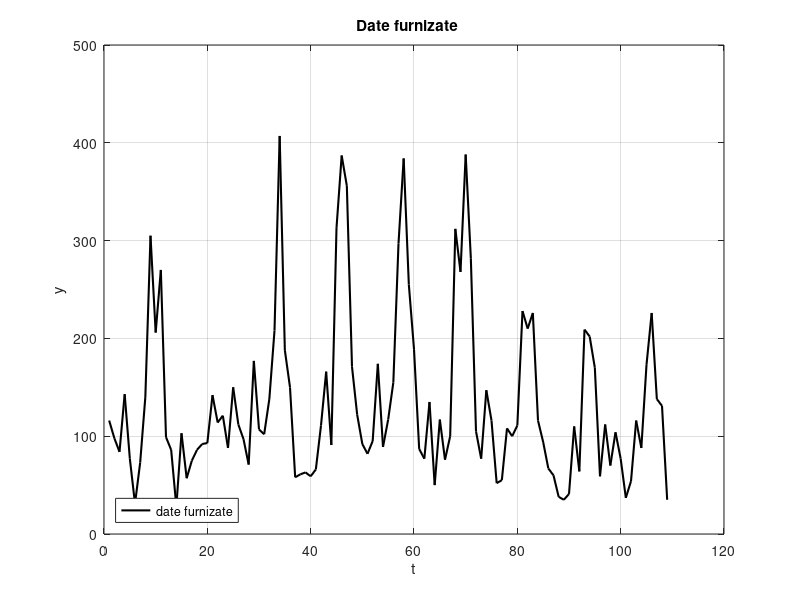
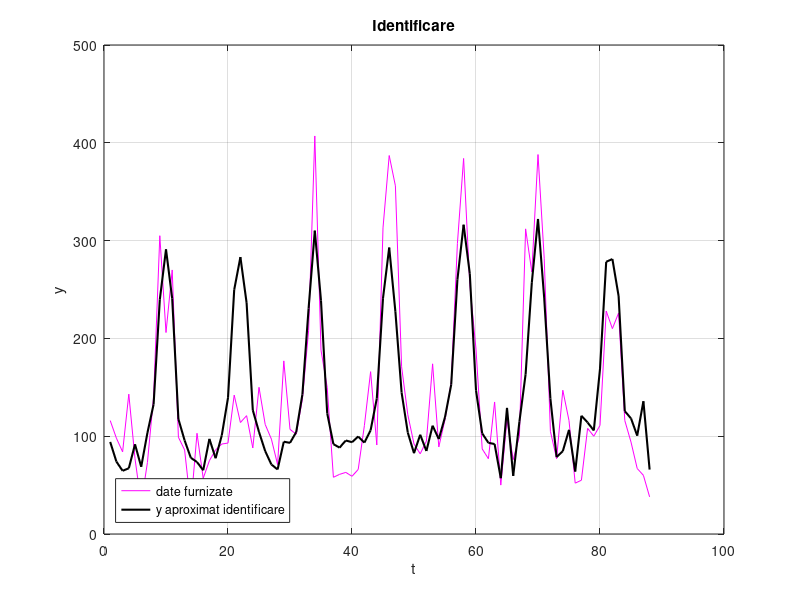
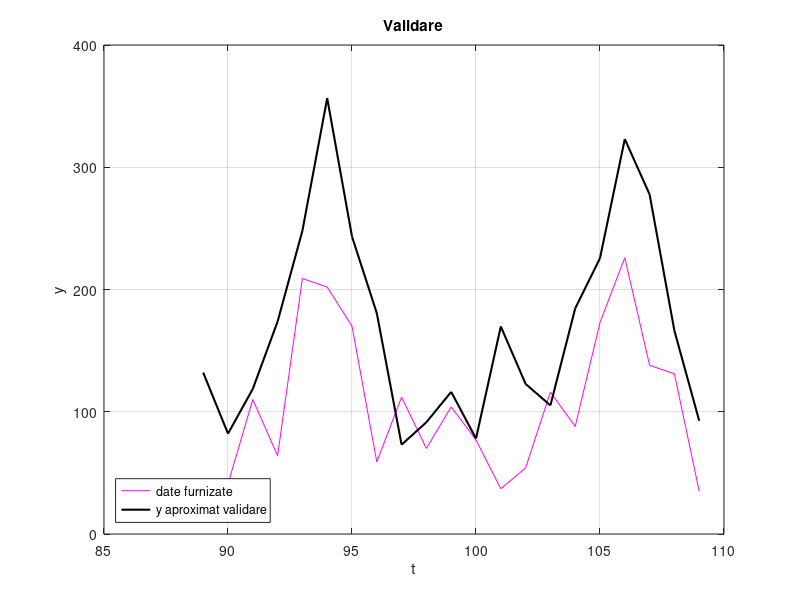
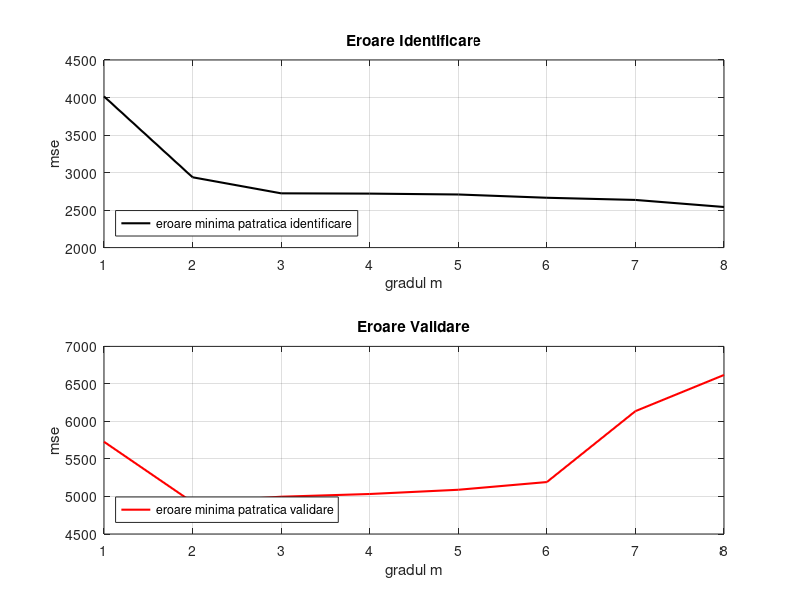

Here is the MATLAB script that generated these plots, in order:
clear all
close all
clc

%incarcare date din fisier
load("product_36.mat")

%impartire vectori date in identificare/validare
y_id=[]
for i=1:(((80/100)*length(y))+1) 
   y_id=[ y_id,y(i)];
end
y_val=[]
for i=length(y_id)+1 :length(time)
   y_val=[y_val, y(i)];
end

time_id=[]
for i=1:(((80/100)*length(time))+1 ) 
   time_id=[time_id,time(i)];
end

time_val=[];
for i=length(time_id)+1 :length(time)
   time_val=[time_val, time(i)];
end
plot(y, 'k','lineWidth',1.5), title('Date furnizate   ')
xlabel('t')
ylabel('y')
legend({'date furnizate'},'Location','southwest')
grid
% for m=1:100 %am incercat diferite capete pentru m si am dedus ca pentru m=10
% mse este minim
% m=8

for m=1:8
% m=2
%___________________________________________________________________________%
%%%%%%%%%%%%%%%%%%%%%%%%%% IDENTIFICARE %%%%%%%%%%%%%%%%%%%%%%%%%%%%%%%%%%%%%
%___________________________________________________________________________%
P=12;
Q=zeros(length(y_id),2+2*m);
u=zeros(1,2*m);
ya=zeros(1,2+2*m);

for i=1:length(y_id)
  %luam elementele ce trebuie adaugate in plus in functie de m ul nostru si
  %le stocam pe pozitia adecvata lor
 for k=0:m-1
 nr1 = cos((2*pi*(k+1)*time_id(i))/P);
 nr2 = sin((2*pi*(k+1)*time_id(i))/P);
 u(k*2+1)=nr1;
 u(k*2+2)=nr2;
 end
     ya=[1 time_id(i) u];
   
      Q(i,:)=ya;
end
% length(Q)
%teta
O=zeros(length(Q) ,1);
O=Q\(y_id)'

y_aprox=Q*O;

%___________________________________________________________________________%
%%%%%%%%%%%%%%%%%%%%%%%%%%%%% VALIDARE %%%%%%%%%%%%%%%%%%%%%%%%%%%%%%%%%%%%%%
%___________________________________________________________________________%
Q_val=zeros(length(y_val),2+2*m);
u_val=zeros(1,2*m);
y_validare=zeros(1,2+2*m);

for i=1:length(y_val)
 for k=0:m-1
 nr1_val = cos((2*pi*(1+k)*time_val(i))/P);
 nr2_val = sin((2*pi*(1+k)*time_val(i))/P);
 u(k*2+1)=nr1_val;
 u(k*2+2)=nr2_val;
 end
     y_validare=[1 time_val(i) u];
      Q_val(i,:)=y_validare;
 end
% length(Q)
%teta validare
O_validare=zeros(length(Q_val) ,1);

%___________________________________________________________________________%
%%%%%%%%%%%%%%%%%%%%%%%%%%%% APROXIMARI %%%%%%%%%%%%%%%%%%%%%%%%%%%%%%%%%%%%%
%___________________________________________________________________________%
% y aproximat pt identificare
y_aprox=Q*O;
% y aproximat pt validare
y_aprox_val=Q_val*O;

%___________________________________________________________________________%
%%%%%%%%%%%%%%%%%%%%%%%%% EVALUARE PERFORMANTE %%%%%%%%%%%%%%%%%%%%%%%%%%%%%%
%%%%%%%%%%%%%%%%%%%%%%%%%%%%%%%%% ERORI %%%%%%%%%%%%%%%%%%%%%%%%%%%%%%%%%%%%%
%___________________________________________________________________________%
N=length(y_id);
mse(m) =(1/N)*sum(((y_aprox)'-y_id).^2); 
N_val=length(y_val);
mse_val(m) = (1/N_val)*sum(((y_aprox_val)'-y_val).^2);
end
%aflam valoarea minima pt m
[c,m]=min(mse_val)
% end

%___________________________________________________________________________%
%%%%%%%%%%%%%%%%%%%%%%%%%%% EROARE MINIMA %%%%%%%%%%%%%%%%%%%%%%%%%%%%%%%%%%%
%___________________________________________________________________________%
%GRAFICE
figure
plot(time_id,y_id,'m',time_id,y_aprox,'black' ,'lineWidth',1.5),title('Identificare')
xlabel('t')
ylabel('y')
legend({'date furnizate','y aproximat identificare'},'Location','southwest')
grid
figure
plot(time_val,y_val,'m',time_val,y_aprox_val,'black','lineWidth',1.5),title('Validare')
xlabel('t')
ylabel('y')
legend({'date furnizate','y aproximat validare'},'Location','southwest')
grid

% garfic erori 
figure
subplot(211)
plot(mse,'black','lineWidth',1.5),title('Eroare Identificare')
xlabel('gradul m')
ylabel('mse')
legend({'eroare minima patratica identificare'},'Location','southwest')
grid
subplot(212)
plot(mse_val,'r','lineWidth',1.5),title('Eroare Validare')
xlabel('gradul m')
ylabel('mse')
legend({'eroare minima patratica validare'},'Location','southwest')
grid
figure

yy=[y_aprox;y_aprox_val]

plot(time,y,'black',time,yy','lineWidth',1.5), title('Reprezentare')
xlabel('t')       
ylabel('y')
legend({'date furnizate','y aproximat'},'Location','southwest')
grid
